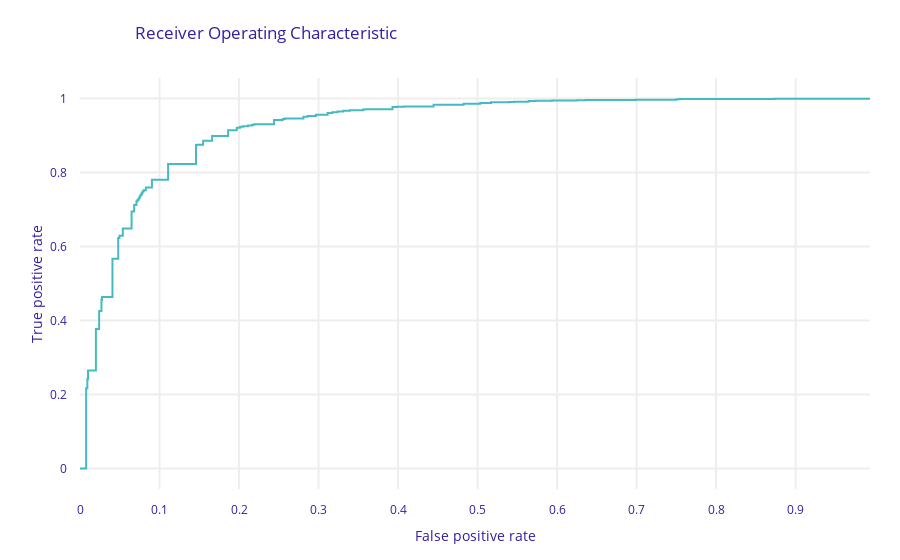

The notebook cell saved with this chart:
### Code cell
exp.model_performance(model_type='classification').plot(geom='roc')
